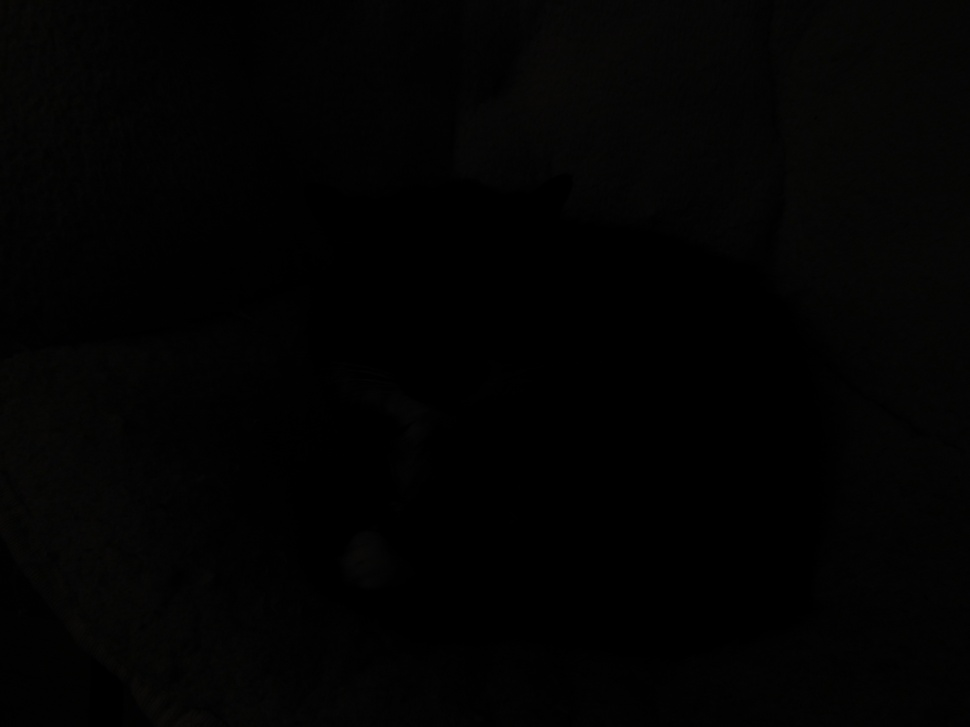
#> input picture sample.JPG, 970 x 727 px, shrunk from 4608 x 3456 before the run
$ python b_hist.py --image sample.JPG
#> lines starting #> are read from the running program, lines starting #| are printed output that depends on the picture; long printed decimals are rounded


# import the necessary packages
from matplotlib import pyplot as plt
import argparse
import cv2
import numpy

# construct the argument parser and parse the arguments
ap = argparse.ArgumentParser()
ap.add_argument("-i", "--image", required=True,
	help="path to the image")
args = vars(ap.parse_args())
# load the input image and convert it to grayscale
image = cv2.imread(args["image"])
#> image is the input picture: shape (727, 970, 3); mean B, G, R 2.2, 2.43, 2.43
image = cv2.cvtColor(image, cv2.COLOR_BGR2GRAY)
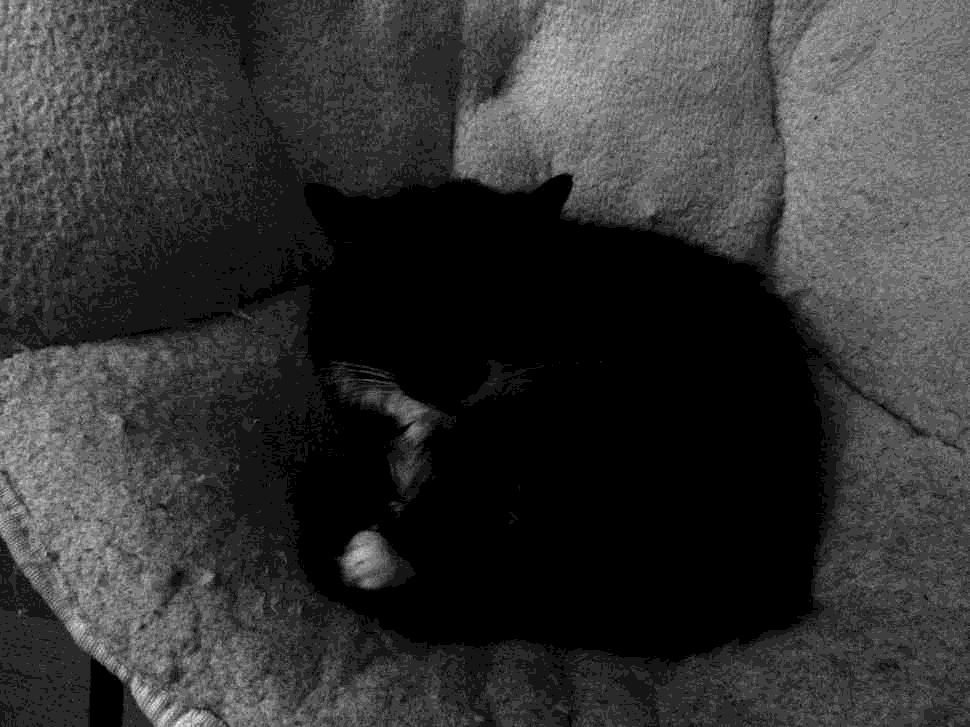
#> image: shape (727, 970); min 0, max 12, mean 2.43; drawn with min black and max white
# compute a grayscale histogram
hist = cv2.calcHist([image], [0], None, [256], [0, 256])
#> hist = 256 values, max 207862 at index 0, min 0 at index 13, mean 2754.6
print("image '"+ args["image"]+"' has a mean bin value of ",numpy.mean(image))
#| image 'sample.JPG' has a mean bin value of  2.429


if (numpy.mean(image)<=30):
	print("this image appears to be underexposed.")
elif (numpy.mean(image)>=230):
	print("this image appears to be overexposed.")
else:
	print("this image passes the exposure test.")
